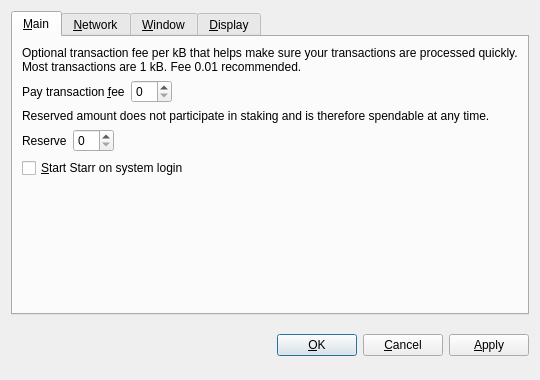
<?xml version="1.0" encoding="UTF-8"?>
<ui version="4.0">
 <class>OptionsDialog</class>
 <widget class="QDialog" name="OptionsDialog">
  <property name="geometry">
   <rect>
    <x>0</x>
    <y>0</y>
    <width>540</width>
    <height>380</height>
   </rect>
  </property>
  <property name="windowTitle">
   <string>Options</string>
  </property>
  <property name="modal">
   <bool>true</bool>
  </property>
  <layout class="QVBoxLayout" name="verticalLayout">
   <item>
    <widget class="QTabWidget" name="tabWidget">
     <property name="tabPosition">
      <enum>QTabWidget::North</enum>
     </property>
     <property name="currentIndex">
      <number>0</number>
     </property>
     <widget class="QWidget" name="tabMain">
      <attribute name="title">
       <string>&amp;Main</string>
      </attribute>
      <layout class="QVBoxLayout" name="verticalLayout_Main">
       <item>
        <widget class="QLabel" name="transactionFeeInfoLabel">
         <property name="text">
          <string>Optional transaction fee per kB that helps make sure your transactions are processed quickly. Most transactions are 1 kB. Fee 0.01 recommended.</string>
         </property>
         <property name="textFormat">
          <enum>Qt::PlainText</enum>
         </property>
         <property name="wordWrap">
          <bool>true</bool>
         </property>
        </widget>
       </item>
       <item>
        <layout class="QHBoxLayout" name="horizontalLayoutFee">
         <item>
          <widget class="QLabel" name="transactionFeeLabel">
           <property name="text">
            <string>Pay transaction &amp;fee</string>
           </property>
           <property name="textFormat">
            <enum>Qt::PlainText</enum>
           </property>
           <property name="buddy">
            <cstring>transactionFee</cstring>
           </property>
          </widget>
         </item>
         <item>
          <widget class="BitcoinAmountField" name="transactionFee"/>
         </item>
         <item>
          <spacer name="horizontalSpacerFee">
           <property name="orientation">
            <enum>Qt::Horizontal</enum>
           </property>
           <property name="sizeHint" stdset="0">
            <size>
             <width>40</width>
             <height>20</height>
            </size>
           </property>
          </spacer>
         </item>
        </layout>
       </item>
       <item>
        <widget class="QLabel" name="reserveBalanceInfoLabel">
         <property name="text">
          <string>Reserved amount does not participate in staking and is therefore spendable at any time.</string>
         </property>
         <property name="textFormat">
          <enum>Qt::PlainText</enum>
         </property>
         <property name="wordWrap">
          <bool>true</bool>
         </property>
        </widget>
       </item>
       <item>
        <layout class="QHBoxLayout" name="horizontalLayoutReserveBalance">
         <item>
          <widget class="QLabel" name="reserveBalanceLabel">
           <property name="text">
            <string>Reserve</string>
           </property>
           <property name="textFormat">
            <enum>Qt::PlainText</enum>
           </property>
           <property name="buddy">
            <cstring>reserveBalance</cstring>
           </property>
          </widget>
         </item>
         <item>
          <widget class="BitcoinAmountField" name="reserveBalance"/>
         </item>
         <item>
          <spacer name="horizontalSpacerReserveBalance">
           <property name="orientation">
            <enum>Qt::Horizontal</enum>
           </property>
           <property name="sizeHint" stdset="0">
            <size>
             <width>40</width>
             <height>20</height>
            </size>
           </property>
          </spacer>
         </item>
        </layout>
       </item>
       <item>
        <widget class="QCheckBox" name="bitcoinAtStartup">
         <property name="toolTip">
          <string>Automatically start Starr after logging in to the system.</string>
         </property>
         <property name="text">
          <string>&amp;Start Starr on system login</string>
         </property>
        </widget>
       </item>
       <item>
        <spacer name="verticalSpacer_Main">
         <property name="orientation">
          <enum>Qt::Vertical</enum>
         </property>
         <property name="sizeHint" stdset="0">
          <size>
           <width>20</width>
           <height>40</height>
          </size>
         </property>
        </spacer>
       </item>
      </layout>
     </widget>
     <widget class="QWidget" name="tabNetwork">
      <attribute name="title">
       <string>&amp;Network</string>
      </attribute>
      <layout class="QVBoxLayout" name="verticalLayout_Network">
       <item>
        <widget class="QCheckBox" name="mapPortUpnp">
         <property name="toolTip">
          <string>Automatically open the Starr client port on the router. This only works when your router supports UPnP and it is enabled.</string>
         </property>
         <property name="text">
          <string>Map port using &amp;UPnP</string>
         </property>
        </widget>
       </item>
       <item>
        <widget class="QCheckBox" name="connectSocks">
         <property name="toolTip">
          <string>Connect to the Starr network through a SOCKS proxy (e.g. when connecting through Tor).</string>
         </property>
         <property name="text">
          <string>&amp;Connect through SOCKS proxy:</string>
         </property>
        </widget>
       </item>
       <item>
        <layout class="QHBoxLayout" name="horizontalLayout_Network">
         <item>
          <widget class="QLabel" name="proxyIpLabel">
           <property name="text">
            <string>Proxy &amp;IP:</string>
           </property>
           <property name="textFormat">
            <enum>Qt::PlainText</enum>
           </property>
           <property name="buddy">
            <cstring>proxyIp</cstring>
           </property>
          </widget>
         </item>
         <item>
          <widget class="QValidatedLineEdit" name="proxyIp">
           <property name="maximumSize">
            <size>
             <width>140</width>
             <height>16777215</height>
            </size>
           </property>
           <property name="toolTip">
            <string>IP address of the proxy (e.g. 127.0.0.1)</string>
           </property>
          </widget>
         </item>
         <item>
          <widget class="QLabel" name="proxyPortLabel">
           <property name="text">
            <string>&amp;Port:</string>
           </property>
           <property name="textFormat">
            <enum>Qt::PlainText</enum>
           </property>
           <property name="buddy">
            <cstring>proxyPort</cstring>
           </property>
          </widget>
         </item>
         <item>
          <widget class="QLineEdit" name="proxyPort">
           <property name="maximumSize">
            <size>
             <width>55</width>
             <height>16777215</height>
            </size>
           </property>
           <property name="toolTip">
            <string>Port of the proxy (e.g. 9050)</string>
           </property>
          </widget>
         </item>
         <item>
          <widget class="QLabel" name="socksVersionLabel">
           <property name="text">
            <string>SOCKS &amp;Version:</string>
           </property>
           <property name="textFormat">
            <enum>Qt::PlainText</enum>
           </property>
           <property name="buddy">
            <cstring>socksVersion</cstring>
           </property>
          </widget>
         </item>
         <item>
          <widget class="QValueComboBox" name="socksVersion">
           <property name="toolTip">
            <string>SOCKS version of the proxy (e.g. 5)</string>
           </property>
          </widget>
         </item>
         <item>
          <spacer name="horizontalSpacer_Network">
           <property name="orientation">
            <enum>Qt::Horizontal</enum>
           </property>
           <property name="sizeHint" stdset="0">
            <size>
             <width>40</width>
             <height>20</height>
            </size>
           </property>
          </spacer>
         </item>
        </layout>
       </item>
       <item>
        <spacer name="verticalSpacer_Network">
         <property name="orientation">
          <enum>Qt::Vertical</enum>
         </property>
         <property name="sizeHint" stdset="0">
          <size>
           <width>20</width>
           <height>40</height>
          </size>
         </property>
        </spacer>
       </item>
      </layout>
     </widget>
     <widget class="QWidget" name="tabWindow">
      <attribute name="title">
       <string>&amp;Window</string>
      </attribute>
      <layout class="QVBoxLayout" name="verticalLayout_Window">
       <item>
        <widget class="QCheckBox" name="minimizeToTray">
         <property name="toolTip">
          <string>Show only a tray icon after minimizing the window.</string>
         </property>
         <property name="text">
          <string>&amp;Minimize to the tray instead of the taskbar</string>
         </property>
        </widget>
       </item>
       <item>
        <widget class="QCheckBox" name="minimizeOnClose">
         <property name="toolTip">
          <string>Minimize instead of exit the application when the window is closed. When this option is enabled, the application will be closed only after selecting Quit in the menu.</string>
         </property>
         <property name="text">
          <string>M&amp;inimize on close</string>
         </property>
        </widget>
       </item>
       <item>
        <spacer name="verticalSpacer_Window">
         <property name="orientation">
          <enum>Qt::Vertical</enum>
         </property>
         <property name="sizeHint" stdset="0">
          <size>
           <width>20</width>
           <height>40</height>
          </size>
         </property>
        </spacer>
       </item>
      </layout>
     </widget>
     <widget class="QWidget" name="tabDisplay">
      <attribute name="title">
       <string>&amp;Display</string>
      </attribute>
      <layout class="QVBoxLayout" name="verticalLayout_Display">
       <item>
        <layout class="QHBoxLayout" name="horizontalLayout_1_Display">
         <item>
          <widget class="QLabel" name="langLabel">
           <property name="text">
            <string>User Interface &amp;language:</string>
           </property>
           <property name="textFormat">
            <enum>Qt::PlainText</enum>
           </property>
           <property name="buddy">
            <cstring>lang</cstring>
           </property>
          </widget>
         </item>
         <item>
          <widget class="QValueComboBox" name="lang">
           <property name="toolTip">
            <string>The user interface language can be set here. This setting will take effect after restarting Starr.</string>
           </property>
          </widget>
         </item>
        </layout>
       </item>
       <item>
        <layout class="QHBoxLayout" name="horizontalLayout_2_Display">
         <item>
          <widget class="QLabel" name="unitLabel">
           <property name="text">
            <string>&amp;Unit to show amounts in:</string>
           </property>
           <property name="textFormat">
            <enum>Qt::PlainText</enum>
           </property>
           <property name="buddy">
            <cstring>unit</cstring>
           </property>
          </widget>
         </item>
         <item>
          <widget class="QValueComboBox" name="unit">
           <property name="toolTip">
            <string>Choose the default subdivision unit to show in the interface and when sending coins.</string>
           </property>
          </widget>
         </item>
        </layout>
       </item>
       <item>
        <widget class="QCheckBox" name="displayAddresses">
         <property name="toolTip">
          <string>Whether to show Starr addresses in the transaction list or not.</string>
         </property>
         <property name="text">
          <string>&amp;Display addresses in transaction list</string>
         </property>
        </widget>
       </item>
       <item>
        <widget class="QCheckBox" name="coinControlFeatures">
         <property name="toolTip">
          <string>Whether to show coin control features or not.</string>
         </property>
         <property name="text">
          <string>Display coin &amp;control features (experts only!)</string>
         </property>
        </widget>
       </item>
       <item>
        <spacer name="verticalSpacer_Display">
         <property name="orientation">
          <enum>Qt::Vertical</enum>
         </property>
         <property name="sizeHint" stdset="0">
          <size>
           <width>20</width>
           <height>40</height>
          </size>
         </property>
        </spacer>
       </item>
      </layout>
     </widget>
    </widget>
   </item>
   <item>
    <layout class="QHBoxLayout" name="horizontalLayout_Buttons">
     <item>
      <spacer name="horizontalSpacer_1">
       <property name="orientation">
        <enum>Qt::Horizontal</enum>
       </property>
       <property name="sizeHint" stdset="0">
        <size>
         <width>40</width>
         <height>48</height>
        </size>
       </property>
      </spacer>
     </item>
     <item>
      <widget class="QLabel" name="statusLabel">
       <property name="font">
        <font>
         <weight>75</weight>
         <bold>true</bold>
        </font>
       </property>
       <property name="text">
        <string/>
       </property>
       <property name="textFormat">
        <enum>Qt::PlainText</enum>
       </property>
       <property name="wordWrap">
        <bool>true</bool>
       </property>
      </widget>
     </item>
     <item>
      <spacer name="horizontalSpacer_2">
       <property name="orientation">
        <enum>Qt::Horizontal</enum>
       </property>
       <property name="sizeHint" stdset="0">
        <size>
         <width>40</width>
         <height>48</height>
        </size>
       </property>
      </spacer>
     </item>
     <item>
      <widget class="QPushButton" name="okButton">
       <property name="text">
        <string>&amp;OK</string>
       </property>
      </widget>
     </item>
     <item>
      <widget class="QPushButton" name="cancelButton">
       <property name="text">
        <string>&amp;Cancel</string>
       </property>
       <property name="autoDefault">
        <bool>false</bool>
       </property>
      </widget>
     </item>
     <item>
      <widget class="QPushButton" name="applyButton">
       <property name="text">
        <string>&amp;Apply</string>
       </property>
       <property name="autoDefault">
        <bool>false</bool>
       </property>
      </widget>
     </item>
    </layout>
   </item>
  </layout>
 </widget>
 <customwidgets>
  <customwidget>
   <class>BitcoinAmountField</class>
   <extends>QSpinBox</extends>
   <header>bitcoinamountfield.h</header>
  </customwidget>
  <customwidget>
   <class>QValueComboBox</class>
   <extends>QComboBox</extends>
   <header>qvaluecombobox.h</header>
  </customwidget>
  <customwidget>
   <class>QValidatedLineEdit</class>
   <extends>QLineEdit</extends>
   <header>qvalidatedlineedit.h</header>
  </customwidget>
 </customwidgets>
 <resources/>
 <connections/>
</ui>
